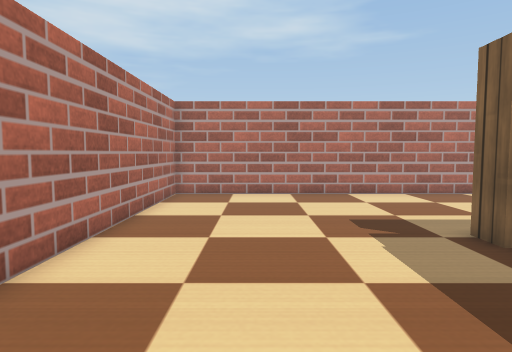
view 1 (above)

18 first-person views from a walk through a Webots world. The camera is 0.18 m above the floor, tilts 4° down and sees 75° across. The floor is counted in squares, 0.1 m on a side. Each view is taken from the middle of a square. On the plan, view 1 faces up. The plan holds only what a view shows up to about 17 squares ahead; the rest is blank. Robots are left out. Webots' stock objects and surfaces are drawn as simple stand-ins.

view 2
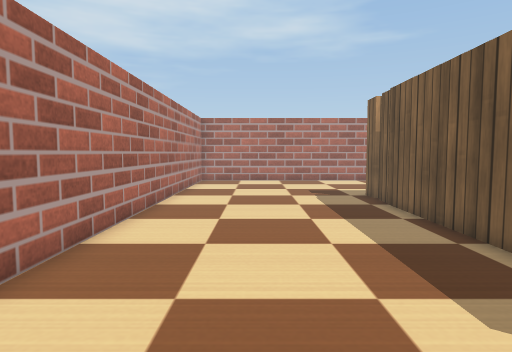

view 3
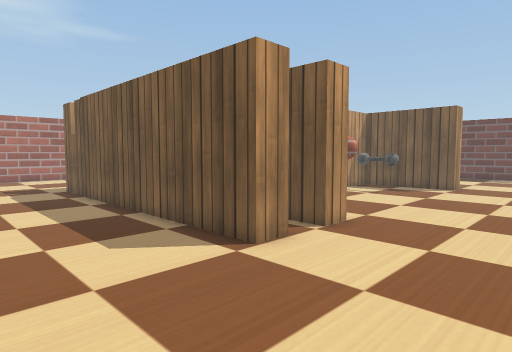

view 4
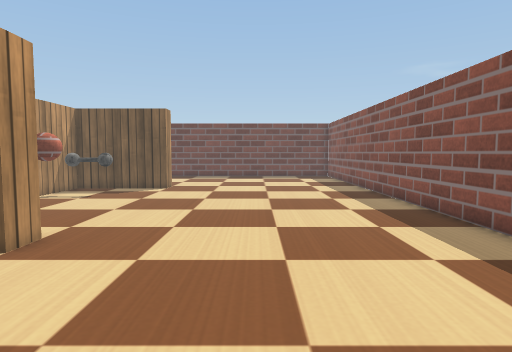

view 5
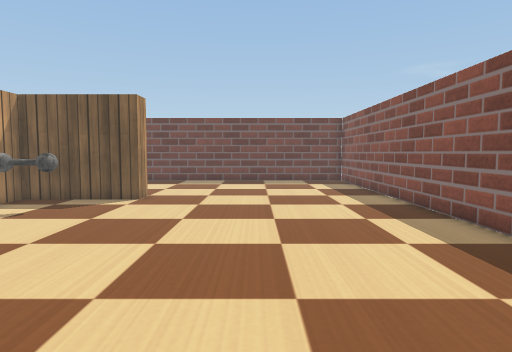

view 6
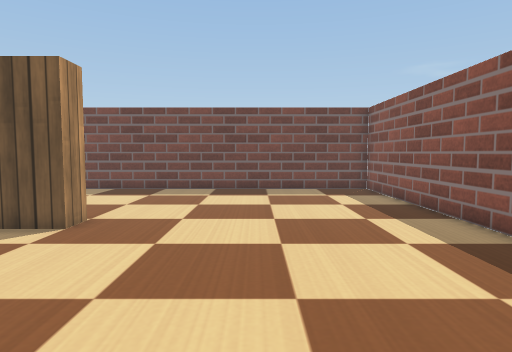

view 7
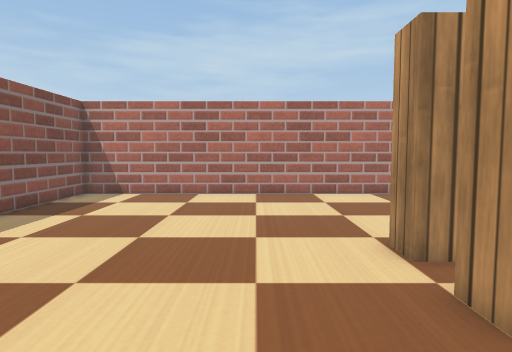

view 8
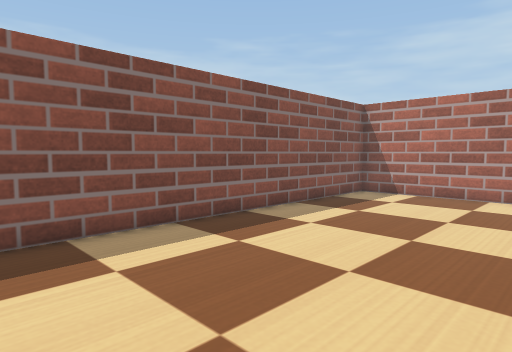

view 9
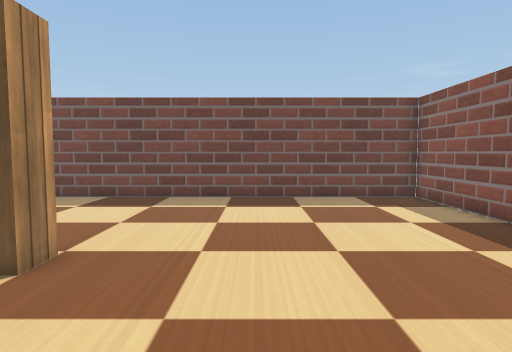

view 10
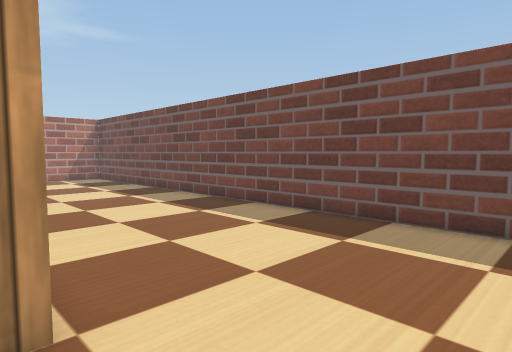

view 11
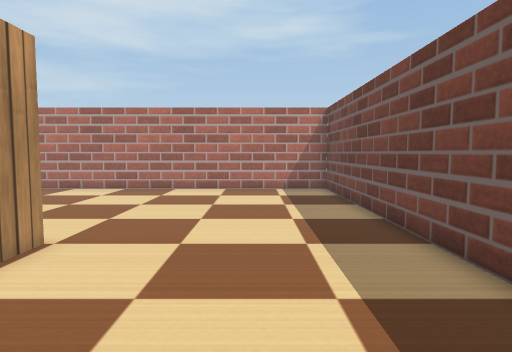

view 12
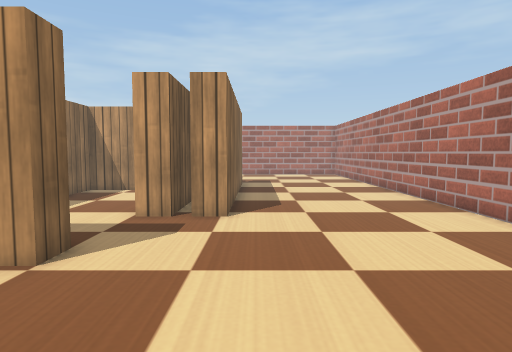

view 13
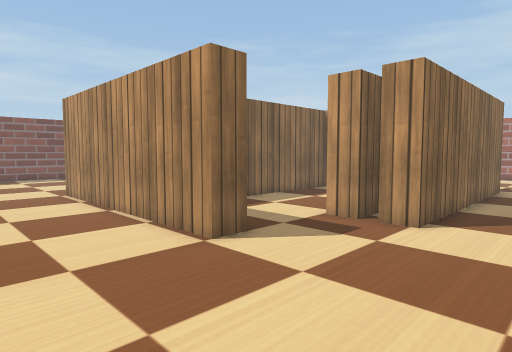

view 14
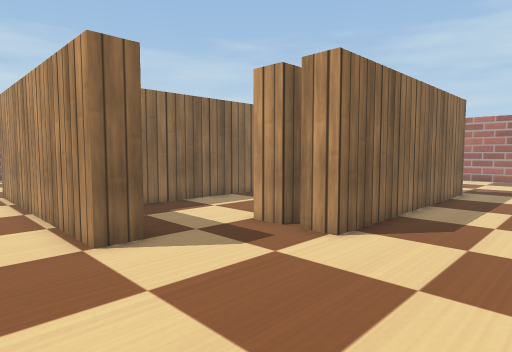

view 15
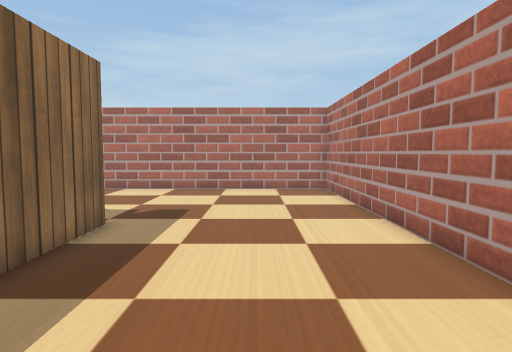

view 16
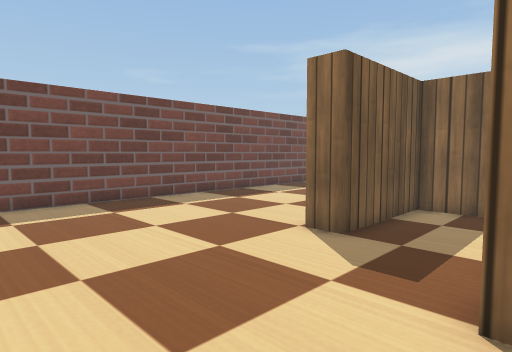

view 17
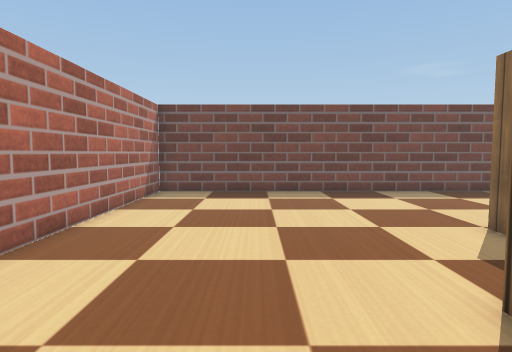

view 18
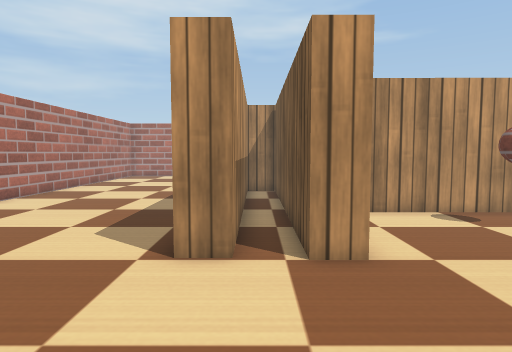

### Floor plan
Points are (right, up) in squares from view 1. A wall is a line through its corners. A room is listed if a view was taken in it or the views show most of it. See-through windows are left out.
Room 1 (views 1, 2, 3, 4, 5, 6, 7, 8, 9, 10, 11, 12, 13, 14, 15, 16, 17, 18)
walls: (8, -5.5) (6.9, -5.5) (6.9, 4.1); (7.9, 2.2) (7.9, 0) (17.8, 0) (17.8, 4.5) (18.8, 4.5) (18.8, -5.5) (17.8, -5.5) (17.8, -1) (9.3, -1); (11.6, 5.6) (14.7, 5.6) (14.7, 4.6); (7, 4.6) (5.6, 4.6); (5.6, 4.2) (5.6, -5.5) (4.6, -5.5) (4.6, 5.6); (4.6, 6.1) (4.6, 7.2) (14.7, 7.2) (14.7, 6.1); (26.5, -15.5) (26.5, 14.5) (-3.5, 14.5) (-3.5, -15.5) (26.5, -15.5)
objects: brick ball (12, -3) to (13, -2); other object (15, -4) to (15, -2)

Where each view was taken, in squares from view 1:
view 1: 0 up, 0 right, facing up
view 2: 7 down, 0 right, facing up
view 3: 10 down, 0 right, facing up-right
view 4: 10 down, 1 right, facing right
view 5: 10 down, 5 right, facing right
view 6: 10 down, 10 right, facing right
view 7: 8 down, 11 right, facing left
view 8: 8 down, 11 right, facing down-left
view 9: 9 down, 13 right, facing right
view 10: 9 down, 18 right, facing up-right
view 11: 2 down, 23 right, facing up
view 12: 8 up, 24 right, facing left
view 13: 10 up, 23 right, facing down-left
view 14: 11 up, 21 right, facing down-left
view 15: 11 up, 13 right, facing left
view 16: 11 up, 14 right, facing down-right
view 17: 10 up, 11 right, facing right
view 18: 11 down, 6 right, facing up
